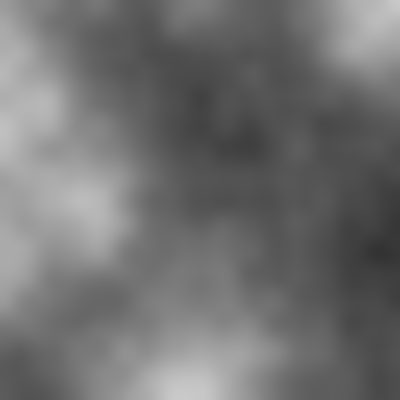
Frame 1 (no input)
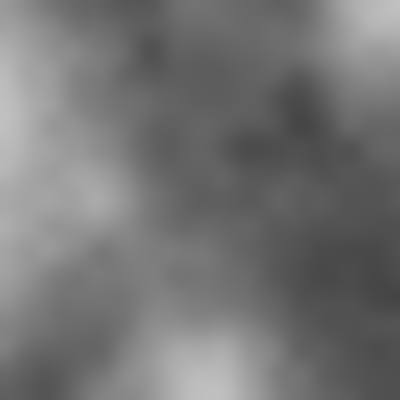
Frame 60 (the mouse pressed at the canvas centre just before this capture)
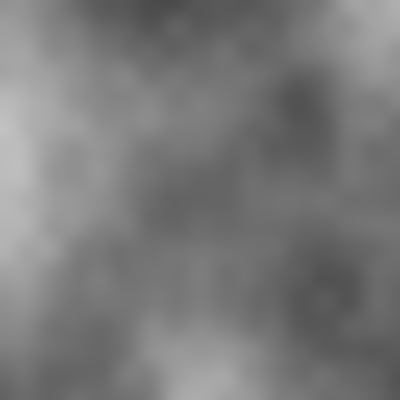
Frame 120 (the mouse held since frame 60 and released just before this capture)

The Processing sketch that drew these frames (run headless with seeded random() and noise(); from frame 60 on, the mouse is pressed at the canvas centre):

// Processing sketch: perlinZtransform
// ── perlinZtransform.pde

float step = 0.005;
float z = 0.0;
int incr = 0;

void setup (){
  size(400,400);
}

void draw (){
  loadPixels();
  for(int x = 0; x < width; x++){
    for(int y = 0; y < height; y++){
      color c = color(noise((x)*step, (y)*step, z)*255);
      //println(c);
      pixels[x+y*width] = c;
    }
  }
  updatePixels();
  z += 0.003;
  //step = map(mouseX, 0, width, 0.001, 0.01);
  incr++;
}
